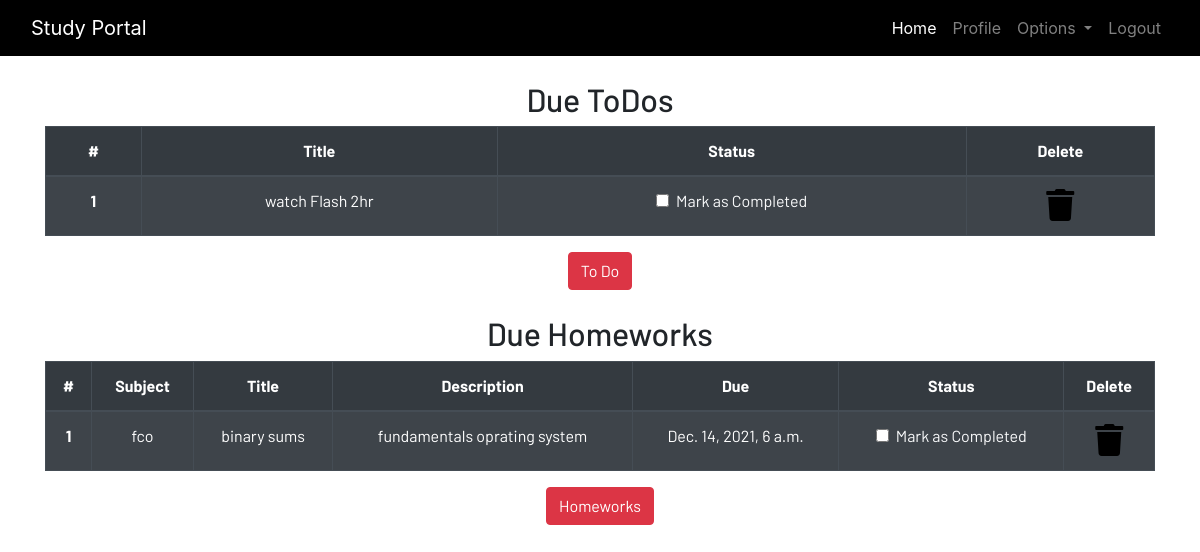
/profile/ (signed in), run on the app's committed database.
### dashboard/models.py (models this page shows, shortened)
class Todo(models.Model):
    user = models.ForeignKey(User,on_delete = models.CASCADE)
    title = models.CharField(max_length=100)
    is_finished = models.BooleanField(default=False)

class Homework(models.Model):
    user = models.ForeignKey(User,on_delete = models.CASCADE)
    subject = models.CharField(max_length=50)
    title = models.CharField(max_length=100)
    description = models.TextField()
    due = models.DateTimeField()
    is_finished = models.BooleanField(default=False)

### dashboard/views.py (the view)
# urls.py: path('profile/',dash_views.profile,name="profile"),
@login_required
def profile(request):
    homeworks = Homework.objects.filter(is_finished=False,user = request.user)
    todos = Todo.objects.filter(is_finished=False,user=request.user)
    if len(homeworks)==0:
        homework_done = True
    else:
        homework_done = False
    if len(todos)==0:
        todos_done = True
    else:
        todos_done = False
    context = {
        'homeworks':homeworks,
        'todos':todos,
        'homework_done': homework_done,
        'todos_done':todos_done
    }
    return render(request,"dashboard/profile.html",context)

### dashboard/templates/dashboard/profile.html
{% extends 'dashboard/base.html' %}
{% load static %}
{% load crispy_forms_tags%}
{% block content %}
<section class="text-center">
    <div class="container">
        {% if not todos_done %}
        <h2>Due ToDos</h2>
        <table class="table table-striped table-bordered table-hover table-dark">
            <thead>
                <tr>
                    <th scope="col">#</th>
                    <th scope="col">Title</th>
                    <th scope="col">Status</th>
                    <th scope="col">Delete</th>
                </tr>
            </thead>
            <tbody>
                {% for todo in todos %}
                <tr>
                    <th scope="row">{{forloop.counter}}</th>
                    <td>{{ todo.title}}</td>
                    <td>
                        <a href="{% url 'update-todo' todo.id %}">
                            <div class="form-check">
                                {% if todo.is_finished == True %}
                                <input class="form-check-input" type="checkbox" value="" checked>
                                {% else %}
                                <input class="form-check-input" type="checkbox" value="">
                                {% endif %}
                                <label class="form-check-label text-light" for="flexCheckDefault">
                                    Mark as Completed
                                </label>
                            </div>
                        </a>
                    </td>
                    <td><a href="{% url 'delete-todo' todo.id %}"><i class="fa fa-trash fa-2x"></i></a></td>
                </tr>
                {% endfor %}
            </tbody>
        </table>
        {% else %}
        <h3>All To dos are completed!!!!</h3>
        {% endif %}
        <a href="{% url 'todo' %}" class="btn btn-danger">To Do</a>
        <br><br>
        {% if not homework_done %}
        <h2>Due Homeworks</h2>
        <table class="table table-striped table-bordered table-hover table-dark">
            <thead>
                <tr>
                    <th scope="col">#</th>
                    <th scope="col">Subject</th>
                    <th scope="col">Title</th>
                    <th scope="col">Description</th>
                    <th scope="col">Due</th>
                    <th scope="col">Status</th>
                    <th scope="col">Delete</th>
                </tr>
            </thead>
            <tbody>
                {% for homework in homeworks %}
                <tr>
                    <th scope="row">{{forloop.counter}}</th>
                    <td>{{homework.subject}}</td>
                    <td>{{homework.title}}</td>
                    <td>{{homework.description}}</td>
                    <td>{{homework.due}}</td>
                    <td>
                        <a href="{% url 'update-homework' homework.id %}">
                            <div class="form-check">
                                {% if homework.is_finished == True %}
                                <input class="form-check-input" type="checkbox" value="" checked>
                                {% else %}
                                <input class="form-check-input" type="checkbox" value="">
                                {% endif %}
                                <label class="form-check-label text-light" for="flexCheckDefault">
                                    Mark as Completed
                                </label>
                            </div>
                        </a>
                    </td>
                    <td><a href="{% url 'delete-homework' homework.id %}"><i class="fa fa-trash fa-2x"></i></a></td>
                </tr>
                {% endfor %}
            </tbody>
        </table>
        {% else %}
        <h3>All To homeworks are completed!!!!</h3>
        {% endif %}
        <a href="{% url 'homework' %}" class="btn btn-danger">Homeworks</a>
    </div>
</section>
{% endblock content %}

### static/css/style.css (style rules this page uses)
html { scroll-behavior: smooth; height: 100%; width: 100%; }
a { text-decoration: none !important; color: black; }
html, body { max-width: 100%; overflow-x: hidden; height: 100%; width: 100%; }
body { background: white; overflow-x: hidden; background-repeat: no-repeat; }
.fa { color: black; }

### data on the page
Todo: title "watch Flash 2hr"
Homework: subject "fco", title "binary sums", description "fundamentals oprating system", due "Dec. 14, 2021, 6 a.m."
